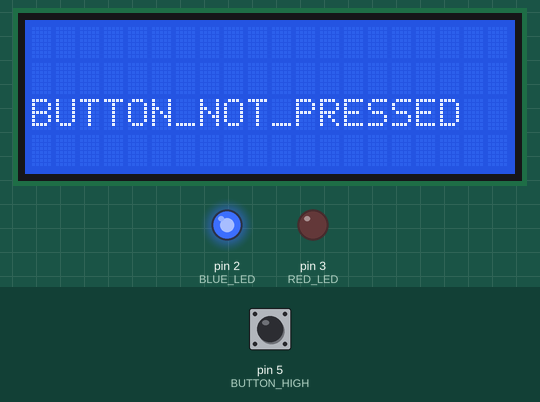
Bench run of a sketch on a simulated Arduino Uno, built with avr-gcc and run on an emulated ATmega328P. On the bench: 20×4 character LCD, output pins drawn as LEDs (lit = HIGH). The inputs (shaded band) are chosen by the test bench; at power-on: pin 5 (BUTTON_HIGH) LOW.

Above: at 2.2 s.
2.3 s: pin 5 (BUTTON_HIGH) pulled HIGH for 1.2 s
At 3.8 s:
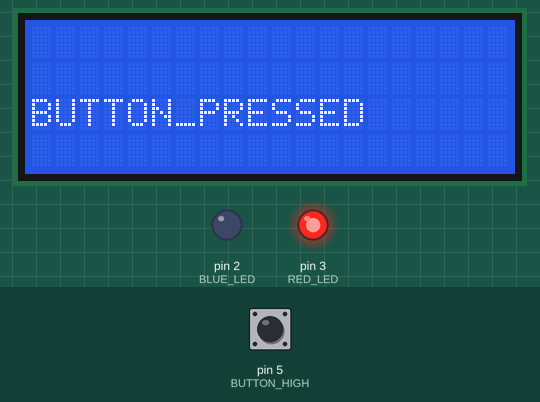
5.5 s: pin 5 (BUTTON_HIGH) pulled HIGH for 3.2 s
At 9.8 s:
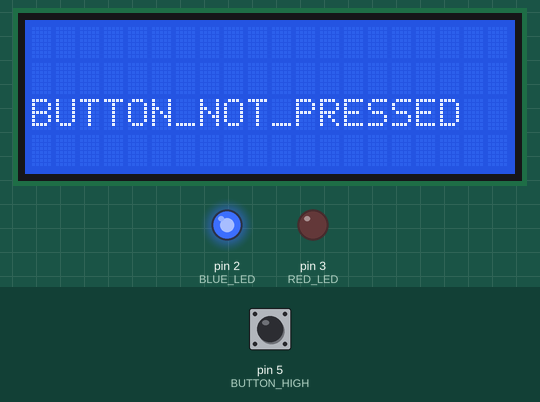
Timing chart, 0 to 11.3 s (numbered marks = the images above; inputs shaded):
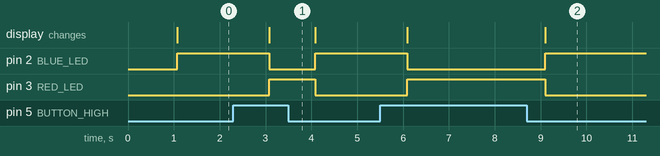

Measured:
- after the input at 2.3 s, pin 2 (BLUE_LED): HIGH → LOW after 0.78 s, → HIGH 1.0 s later; pin 3 (RED_LED): LOW → HIGH after 0.78 s, → LOW 1.0 s later; the display: changes after 0.78 s (image 1)
- after the input at 5.5 s, pin 2 (BLUE_LED): HIGH → LOW after 0.59 s, → HIGH 3.0 s later; pin 3 (RED_LED): LOW → HIGH after 0.59 s, → LOW 3.0 s later; the display: first changes after 0.59 s (image 2 shows a later state)

The sketch:

Push_button_high.ino
```cpp
#include "LiquidCrystal.h"
const int rs= 13, en=12, d4=11, d5=10, d6=9, d7=8;
LiquidCrystal lcd(rs,en,d4,d5,d6,d7);
int BUTTON_HIGH = 5;
int RED_LED = 3;
int BLUE_LED = 2;

void setup() {
  pinMode(BUTTON_HIGH, INPUT);
  pinMode(RED_LED, OUTPUT);
  pinMode(BLUE_LED, OUTPUT);
  lcd.begin(20,4);
  lcd.setCursor(0,0);
  lcd.print("DIGITAL HIGH BUTTON");
  lcd.setCursor(0,1);
  lcd.print("READ SYSTEM...");
  delay(1000);
}

void loop() {
  int BUTTON_HIGH_READ = digitalRead(BUTTON_HIGH);
   if (BUTTON_HIGH_READ == HIGH){
    lcd.clear();
    lcd.setCursor(0,2);
    lcd.print("BUTTON_PRESSED");
    digitalWrite(RED_LED, HIGH);
    digitalWrite(BLUE_LED, LOW);
    delay(1000);
   }else{
    lcd.clear();
    lcd.setCursor(0,2);
    lcd.print("BUTTON_NOT_PRESSED");
    digitalWrite(BLUE_LED, HIGH);
    digitalWrite(RED_LED, LOW);
    delay(1000);
   }
}
```
